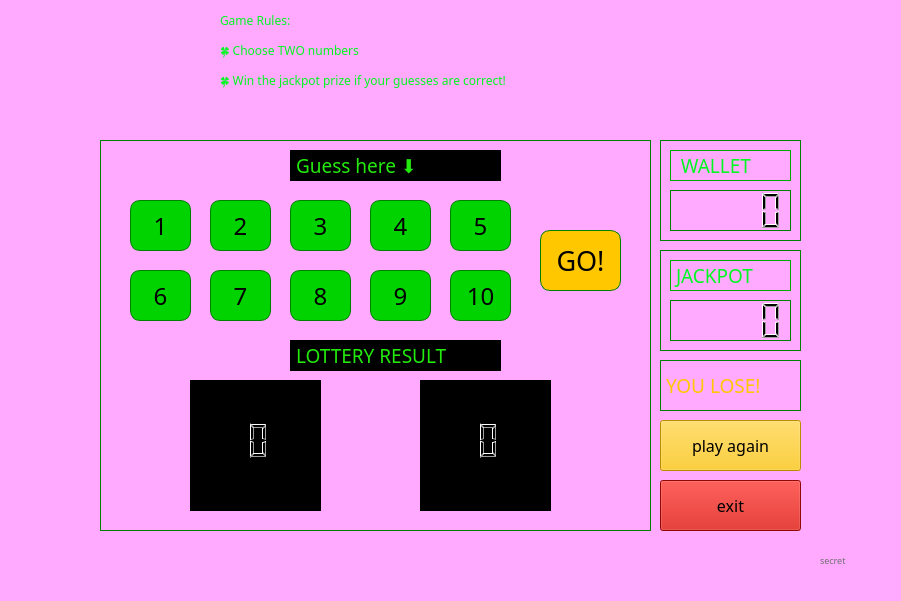
   <widget class="QWidget" name="wsuperlottery" native="true">
    <property name="geometry">
     <rect>
      <x>0</x>
      <y>0</y>
      <width>901</width>
      <height>601</height>
     </rect>
    </property>
    <widget class="QLabel" name="LBLSBG">
     <property name="geometry">
      <rect>
       <x>-120</x>
       <y>-30</y>
       <width>1131</width>
       <height>701</height>
      </rect>
     </property>
     <property name="mouseTracking">
      <bool>false</bool>
     </property>
     <property name="styleSheet">
      <string notr="true">background-color: rgb(255, 255, 255);
background-color: rgb(255, 170, 255);</string>
     </property>
     <property name="text">
      <string/>
     </property>
     <property name="pixmap">
      <pixmap>../lotterygamez/shop.png</pixmap>
     </property>
     <property name="scaledContents">
      <bool>true</bool>
     </property>
    </widget>
    <widget class="QLabel" name="label_4">
     <property name="geometry">
      <rect>
       <x>220</x>
       <y>70</y>
       <width>591</width>
       <height>21</height>
      </rect>
     </property>
     <property name="font">
      <font>
       <family>OCR A Extended</family>
       <pointsize>9</pointsize>
      </font>
     </property>
     <property name="styleSheet">
      <string notr="true">color: rgb(0, 248, 32);</string>
     </property>
     <property name="text">
      <string>🍀 Win the jackpot prize if your guesses are correct!</string>
     </property>
    </widget>
    <widget class="QLabel" name="label_5">
     <property name="geometry">
      <rect>
       <x>220</x>
       <y>40</y>
       <width>541</width>
       <height>21</height>
      </rect>
     </property>
     <property name="font">
      <font>
       <family>OCR A Extended</family>
       <pointsize>9</pointsize>
      </font>
     </property>
     <property name="styleSheet">
      <string notr="true">color: rgb(0, 248, 32);</string>
     </property>
     <property name="text">
      <string>🍀 Choose TWO numbers</string>
     </property>
    </widget>
    <widget class="QLabel" name="label_6">
     <property name="geometry">
      <rect>
       <x>220</x>
       <y>10</y>
       <width>541</width>
       <height>21</height>
      </rect>
     </property>
     <property name="font">
      <font>
       <family>OCR A Extended</family>
       <pointsize>9</pointsize>
      </font>
     </property>
     <property name="styleSheet">
      <string notr="true">color: rgb(0, 248, 32);</string>
     </property>
     <property name="text">
      <string>Game Rules:</string>
     </property>
    </widget>
    <widget class="QLabel" name="lbicon">
     <property name="geometry">
      <rect>
       <x>100</x>
       <y>20</y>
       <width>71</width>
       <height>61</height>
      </rect>
     </property>
     <property name="styleSheet">
      <string notr="true"/>
     </property>
     <property name="text">
      <string/>
     </property>
     <property name="pixmap">
      <pixmap>../lotterygamez/supericongreen.png</pixmap>
     </property>
     <property name="scaledContents">
      <bool>true</bool>
     </property>
    </widget>
    <widget class="QFrame" name="FRULTRAGAME">
     <property name="geometry">
      <rect>
       <x>100</x>
       <y>140</y>
       <width>551</width>
       <height>391</height>
      </rect>
     </property>
     <property name="styleSheet">
      <string notr="true">border: 1px solid green;</string>
     </property>
     <property name="frameShape">
      <enum>QFrame::StyledPanel</enum>
     </property>
     <property name="frameShadow">
      <enum>QFrame::Raised</enum>
     </property>
     <widget class="QLabel" name="lbguesshere">
      <property name="geometry">
       <rect>
        <x>190</x>
        <y>10</y>
        <width>211</width>
        <height>31</height>
       </rect>
      </property>
      <property name="font">
       <font>
        <family>OCR A Extended</family>
        <pointsize>14</pointsize>
        <weight>50</weight>
        <bold>false</bold>
       </font>
      </property>
      <property name="mouseTracking">
       <bool>true</bool>
      </property>
      <property name="styleSheet">
       <string notr="true">background-color: rgb(0, 0, 0);
border-color: rgb(0, 0, 0);
color: rgb(35, 234, 13);</string>
      </property>
      <property name="text">
       <string>Guess here ⬇️</string>
      </property>
     </widget>
     <widget class="QLabel" name="lblotresult">
      <property name="geometry">
       <rect>
        <x>190</x>
        <y>200</y>
        <width>211</width>
        <height>31</height>
       </rect>
      </property>
      <property name="font">
       <font>
        <family>OCR A Extended</family>
        <pointsize>14</pointsize>
        <weight>50</weight>
        <bold>false</bold>
       </font>
      </property>
      <property name="mouseTracking">
       <bool>true</bool>
      </property>
      <property name="styleSheet">
       <string notr="true">background-color: rgb(0, 0, 0);
border-color: rgb(0, 0, 0);
color: rgb(35, 234, 13);</string>
      </property>
      <property name="text">
       <string>LOTTERY RESULT</string>
      </property>
     </widget>
     <widget class="QPushButton" name="PBSGO">
      <property name="geometry">
       <rect>
        <x>440</x>
        <y>90</y>
        <width>81</width>
        <height>61</height>
       </rect>
      </property>
      <property name="font">
       <font>
        <family>OCR A Extended</family>
        <pointsize>20</pointsize>
       </font>
      </property>
      <property name="styleSheet">
       <string notr="true">
QPushButton
{
    border-radius: 10px;
	background-color: rgb(255, 199, 0);
}

QPushButton:hover
{
    border-radius: 10px;
	background-color: rgb(243, 255, 5);
	
}

QPushButton:pressed
{
    border-radius: 10px;
	background-color: rgb(255, 199, 0);
	
}</string>
      </property>
      <property name="text">
       <string>GO!</string>
      </property>
     </widget>
     <widget class="QPushButton" name="PBS1">
      <property name="geometry">
       <rect>
        <x>30</x>
        <y>60</y>
        <width>61</width>
        <height>51</height>
       </rect>
      </property>
      <property name="font">
       <font>
        <family>OCR A Extended</family>
        <pointsize>18</pointsize>
       </font>
      </property>
      <property name="styleSheet">
       <string notr="true">
QPushButton
{
    border-radius: 10px;
	background-color: rgb(0, 211, 0);
}

QPushButton:hover
{
    border-radius: 10px;
	
	background-color: rgb(115, 255, 0);
	
}

QPushButton:pressed
{
    border-radius: 10px;
	
	background-color: rgb(0, 211, 0);
	
}</string>
      </property>
      <property name="text">
       <string>1</string>
      </property>
     </widget>
     <widget class="QPushButton" name="PBS2">
      <property name="geometry">
       <rect>
        <x>110</x>
        <y>60</y>
        <width>61</width>
        <height>51</height>
       </rect>
      </property>
      <property name="font">
       <font>
        <family>OCR A Extended</family>
        <pointsize>18</pointsize>
       </font>
      </property>
      <property name="styleSheet">
       <string notr="true">
QPushButton
{
    border-radius: 10px;
	background-color: rgb(0, 211, 0);
}

QPushButton:hover
{
    border-radius: 10px;
	
	background-color: rgb(115, 255, 0);
	
}

QPushButton:pressed
{
    border-radius: 10px;
	
	background-color: rgb(0, 211, 0);
	
}</string>
      </property>
      <property name="text">
       <string>2</string>
      </property>
     </widget>
     <widget class="QPushButton" name="PBS3">
      <property name="geometry">
       <rect>
        <x>190</x>
        <y>60</y>
        <width>61</width>
        <height>51</height>
       </rect>
      </property>
      <property name="font">
       <font>
        <family>OCR A Extended</family>
        <pointsize>18</pointsize>
       </font>
      </property>
      <property name="styleSheet">
       <string notr="true">
QPushButton
{
    border-radius: 10px;
	background-color: rgb(0, 211, 0);
}

QPushButton:hover
{
    border-radius: 10px;
	
	background-color: rgb(115, 255, 0);
	
}

QPushButton:pressed
{
    border-radius: 10px;
	
	background-color: rgb(0, 211, 0);
	
}</string>
      </property>
      <property name="text">
       <string>3</string>
      </property>
     </widget>
     <widget class="QPushButton" name="PBS4">
      <property name="geometry">
       <rect>
        <x>270</x>
        <y>60</y>
        <width>61</width>
        <height>51</height>
       </rect>
      </property>
      <property name="font">
       <font>
        <family>OCR A Extended</family>
        <pointsize>18</pointsize>
       </font>
      </property>
      <property name="styleSheet">
       <string notr="true">
QPushButton
{
    border-radius: 10px;
	background-color: rgb(0, 211, 0);
}

QPushButton:hover
{
    border-radius: 10px;
	
	background-color: rgb(115, 255, 0);
	
}

QPushButton:pressed
{
    border-radius: 10px;
	
	background-color: rgb(0, 211, 0);
	
}</string>
      </property>
      <property name="text">
       <string>4</string>
      </property>
     </widget>
     <widget class="QPushButton" name="PBS5">
      <property name="geometry">
       <rect>
        <x>350</x>
        <y>60</y>
        <width>61</width>
        <height>51</height>
       </rect>
      </property>
      <property name="font">
       <font>
        <family>OCR A Extended</family>
        <pointsize>18</pointsize>
       </font>
      </property>
      <property name="styleSheet">
       <string notr="true">
QPushButton
{
    border-radius: 10px;
	background-color: rgb(0, 211, 0);
}

QPushButton:hover
{
    border-radius: 10px;
	
	background-color: rgb(115, 255, 0);
	
}

QPushButton:pressed
{
    border-radius: 10px;
	
	background-color: rgb(0, 211, 0);
	
}</string>
      </property>
      <property name="text">
       <string>5</string>
      </property>
     </widget>
     <widget class="QPushButton" name="PBS6">
      <property name="geometry">
       <rect>
        <x>30</x>
        <y>130</y>
        <width>61</width>
        <height>51</height>
       </rect>
      </property>
      <property name="font">
       <font>
        <family>OCR A Extended</family>
        <pointsize>18</pointsize>
       </font>
      </property>
      <property name="styleSheet">
       <string notr="true">
QPushButton
{
    border-radius: 10px;
	background-color: rgb(0, 211, 0);
}

QPushButton:hover
{
    border-radius: 10px;
	
	background-color: rgb(115, 255, 0);
	
}

QPushButton:pressed
{
    border-radius: 10px;
	
	background-color: rgb(0, 211, 0);
	
}</string>
      </property>
      <property name="text">
       <string>6</string>
      </property>
     </widget>
     <widget class="QPushButton" name="PBS7">
      <property name="geometry">
       <rect>
        <x>110</x>
        <y>130</y>
        <width>61</width>
        <height>51</height>
       </rect>
      </property>
      <property name="font">
       <font>
        <family>OCR A Extended</family>
        <pointsize>18</pointsize>
       </font>
      </property>
      <property name="styleSheet">
       <string notr="true">
QPushButton
{
    border-radius: 10px;
	background-color: rgb(0, 211, 0);
}

QPushButton:hover
{
    border-radius: 10px;
	
	background-color: rgb(115, 255, 0);
	
}

QPushButton:pressed
{
    border-radius: 10px;
	
	background-color: rgb(0, 211, 0);
	
}</string>
      </property>
      <property name="text">
       <string>7</string>
      </property>
     </widget>
     <widget class="QPushButton" name="PBS8">
      <property name="geometry">
       <rect>
        <x>190</x>
        <y>130</y>
        <width>61</width>
        <height>51</height>
       </rect>
      </property>
      <property name="font">
       <font>
        <family>OCR A Extended</family>
        <pointsize>18</pointsize>
       </font>
      </property>
      <property name="styleSheet">
       <string notr="true">
QPushButton
{
    border-radius: 10px;
	background-color: rgb(0, 211, 0);
}

QPushButton:hover
{
    border-radius: 10px;
	
	background-color: rgb(115, 255, 0);
	
}

QPushButton:pressed
{
    border-radius: 10px;
	
	background-color: rgb(0, 211, 0);
	
}</string>
      </property>
      <property name="text">
       <string>8</string>
      </property>
     </widget>
     <widget class="QPushButton" name="PBS9">
      <property name="geometry">
       <rect>
        <x>270</x>
        <y>130</y>
        <width>61</width>
        <height>51</height>
       </rect>
      </property>
      <property name="font">
       <font>
        <family>OCR A Extended</family>
        <pointsize>18</pointsize>
       </font>
      </property>
      <property name="styleSheet">
       <string notr="true">
QPushButton
{
    border-radius: 10px;
	background-color: rgb(0, 211, 0);
}

QPushButton:hover
{
    border-radius: 10px;
	
	background-color: rgb(115, 255, 0);
	
}

QPushButton:pressed
{
    border-radius: 10px;
	
	background-color: rgb(0, 211, 0);
	
}</string>
      </property>
      <property name="text">
       <string>9</string>
      </property>
     </widget>
     <widget class="QPushButton" name="PBS10">
      <property name="geometry">
       <rect>
        <x>350</x>
        <y>130</y>
        <width>61</width>
        <height>51</height>
       </rect>
      </property>
      <property name="font">
       <font>
        <family>OCR A Extended</family>
        <pointsize>18</pointsize>
       </font>
      </property>
      <property name="styleSheet">
       <string notr="true">
QPushButton
{
    border-radius: 10px;
	background-color: rgb(0, 211, 0);
}

QPushButton:hover
{
    border-radius: 10px;
	
	background-color: rgb(115, 255, 0);
	
}

QPushButton:pressed
{
    border-radius: 10px;
	
	background-color: rgb(0, 211, 0);
	
}</string>
      </property>
      <property name="text">
       <string>10</string>
      </property>
     </widget>
     <widget class="QLabel" name="SBALL1">
      <property name="geometry">
       <rect>
        <x>90</x>
        <y>240</y>
        <width>131</width>
        <height>131</height>
       </rect>
      </property>
      <property name="font">
       <font>
        <family>OCR A Extended</family>
        <pointsize>14</pointsize>
        <weight>50</weight>
        <bold>false</bold>
       </font>
      </property>
      <property name="mouseTracking">
       <bool>true</bool>
      </property>
      <property name="styleSheet">
       <string notr="true">background-color: rgb(0, 0, 0);
border-color: rgb(0, 0, 0);
color: rgb(35, 234, 13);</string>
      </property>
      <property name="text">
       <string/>
      </property>
      <property name="pixmap">
       <pixmap>../lotterygamez/ball.png</pixmap>
      </property>
      <property name="scaledContents">
       <bool>true</bool>
      </property>
     </widget>
     <widget class="QLCDNumber" name="LCDSRES1super">
      <property name="geometry">
       <rect>
        <x>70</x>
        <y>270</y>
        <width>101</width>
        <height>61</height>
       </rect>
      </property>
      <property name="styleSheet">
       <string notr="true">border-color: none;</string>
      </property>
     </widget>
     <widget class="QLabel" name="SBALL2">
      <property name="geometry">
       <rect>
        <x>320</x>
        <y>240</y>
        <width>131</width>
        <height>131</height>
       </rect>
      </property>
      <property name="font">
       <font>
        <family>OCR A Extended</family>
        <pointsize>14</pointsize>
        <weight>50</weight>
        <bold>false</bold>
       </font>
      </property>
      <property name="mouseTracking">
       <bool>true</bool>
      </property>
      <property name="styleSheet">
       <string notr="true">background-color: rgb(0, 0, 0);
border-color: rgb(0, 0, 0);
color: rgb(35, 234, 13);</string>
      </property>
      <property name="text">
       <string/>
      </property>
      <property name="pixmap">
       <pixmap>../lotterygamez/ball.png</pixmap>
      </property>
      <property name="scaledContents">
       <bool>true</bool>
      </property>
     </widget>
     <widget class="QLCDNumber" name="LCDSRES2super">
      <property name="geometry">
       <rect>
        <x>300</x>
        <y>270</y>
        <width>101</width>
        <height>61</height>
       </rect>
      </property>
      <property name="styleSheet">
       <string notr="true">border-color: none;</string>
      </property>
     </widget>
    </widget>
    <widget class="QFrame" name="frwalletsuper">
     <property name="geometry">
      <rect>
       <x>660</x>
       <y>140</y>
       <width>141</width>
       <height>101</height>
      </rect>
     </property>
     <property name="styleSheet">
      <string notr="true">border: 1px solid green;</string>
     </property>
     <property name="frameShape">
      <enum>QFrame::StyledPanel</enum>
     </property>
     <property name="frameShadow">
      <enum>QFrame::Raised</enum>
     </property>
     <widget class="QLabel" name="lbjackpot_4">
      <property name="geometry">
       <rect>
        <x>10</x>
        <y>10</y>
        <width>121</width>
        <height>31</height>
       </rect>
      </property>
      <property name="font">
       <font>
        <family>OCR A Extended</family>
        <pointsize>14</pointsize>
       </font>
      </property>
      <property name="styleSheet">
       <string notr="true">color: rgb(0, 248, 32);
border-color: rgb(0, 170, 0);</string>
      </property>
      <property name="text">
       <string> WALLET</string>
      </property>
     </widget>
     <widget class="QLCDNumber" name="lcdwalletsuper">
      <property name="geometry">
       <rect>
        <x>10</x>
        <y>50</y>
        <width>121</width>
        <height>41</height>
       </rect>
      </property>
     </widget>
    </widget>
    <widget class="QFrame" name="frjackpotsuper">
     <property name="geometry">
      <rect>
       <x>660</x>
       <y>250</y>
       <width>141</width>
       <height>101</height>
      </rect>
     </property>
     <property name="styleSheet">
      <string notr="true">border: 1px solid green;</string>
     </property>
     <property name="frameShape">
      <enum>QFrame::StyledPanel</enum>
     </property>
     <property name="frameShadow">
      <enum>QFrame::Raised</enum>
     </property>
     <widget class="QLabel" name="lbjackpot">
      <property name="geometry">
       <rect>
        <x>10</x>
        <y>10</y>
        <width>121</width>
        <height>31</height>
       </rect>
      </property>
      <property name="font">
       <font>
        <family>OCR A Extended</family>
        <pointsize>14</pointsize>
       </font>
      </property>
      <property name="styleSheet">
       <string notr="true">color: rgb(0, 248, 32);
border-color: rgb(0, 170, 0);</string>
      </property>
      <property name="text">
       <string>JACKPOT</string>
      </property>
     </widget>
     <widget class="QLCDNumber" name="lcdjackpotsuper">
      <property name="geometry">
       <rect>
        <x>10</x>
        <y>50</y>
        <width>121</width>
        <height>41</height>
       </rect>
      </property>
     </widget>
    </widget>
    <widget class="QLabel" name="LBLSUPERWINORLOSE">
     <property name="geometry">
      <rect>
       <x>660</x>
       <y>360</y>
       <width>141</width>
       <height>51</height>
      </rect>
     </property>
     <property name="font">
      <font>
       <family>OCR A Extended</family>
       <pointsize>14</pointsize>
      </font>
     </property>
     <property name="styleSheet">
      <string notr="true">color: rgb(255, 199, 0);
border: 1px solid green;</string>
     </property>
     <property name="text">
      <string>YOU LOSE!</string>
     </property>
    </widget>
    <widget class="QPushButton" name="PBSPAGAIN">
     <property name="geometry">
      <rect>
       <x>660</x>
       <y>420</y>
       <width>141</width>
       <height>51</height>
      </rect>
     </property>
     <property name="font">
      <font>
       <family>OCR A Extended</family>
       <pointsize>12</pointsize>
      </font>
     </property>
     <property name="styleSheet">
      <string notr="true">
QPushButton
{
	background-color: rgb(255, 199, 0);
}

QPushButton:hover
{
	background-color: rgb(243, 255, 5);
	
}

QPushButton:pressed
{
	background-color: rgb(255, 199, 0);
	
}</string>
     </property>
     <property name="text">
      <string>play again</string>
     </property>
    </widget>
    <widget class="QPushButton" name="PBSEXIT">
     <property name="geometry">
      <rect>
       <x>660</x>
       <y>480</y>
       <width>141</width>
       <height>51</height>
      </rect>
     </property>
     <property name="font">
      <font>
       <family>OCR A Extended</family>
       <pointsize>12</pointsize>
      </font>
     </property>
     <property name="styleSheet">
      <string notr="true">QPushButton
{
	background-color: rgb(200, 11, 4);
}

QPushButton:hover
{
   
	background-color: rgb(241, 12, 4);
	
}

QPushButton:pressed
{
   
	background-color: rgb(200, 11, 4);
	
}</string>
     </property>
     <property name="text">
      <string>exit</string>
     </property>
    </widget>
    <widget class="QLabel" name="secretsuper">
     <property name="geometry">
      <rect>
       <x>820</x>
       <y>550</y>
       <width>71</width>
       <height>21</height>
      </rect>
     </property>
     <property name="font">
      <font>
       <family>OCR A Extended</family>
       <pointsize>7</pointsize>
      </font>
     </property>
     <property name="styleSheet">
      <string notr="true">color: rgb(111, 111, 111);</string>
     </property>
     <property name="text">
      <string>secret</string>
     </property>
    </widget>
   </widget>
